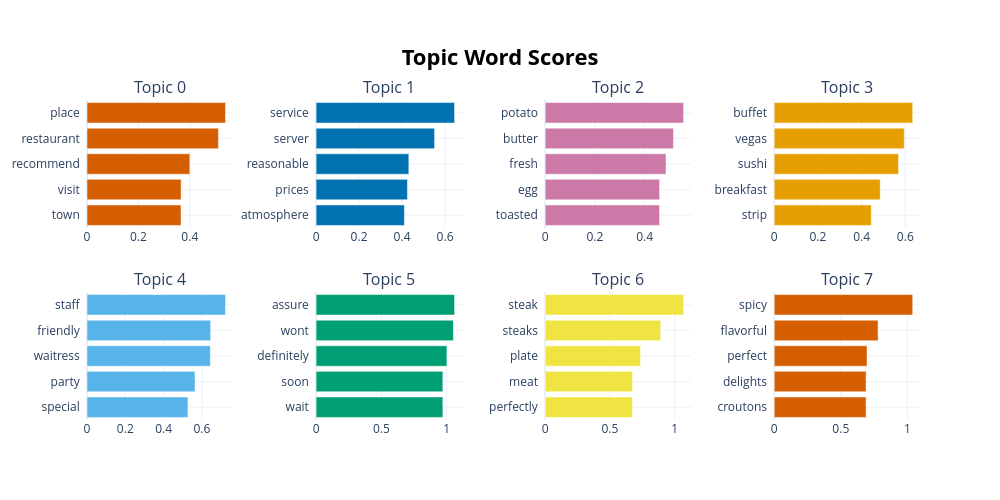

The notebook cell this image was saved under:
### Code cell
model_bert.visualize_barchart()
#fig.write_html("path/to/file.html")

### Figure 1 — Plotly figure (JSON) as saved in the notebook; plotly's stock layout.template omitted (floating-point values rounded to 4 significant figures)
{"data": [{"marker": {"color": "#D55E00"}, "orientation": "h", "type": "bar", "x": [0.3658, 0.3661, 0.4, 0.5114, 0.5388], "xaxis": "x", "y": ["town  ", "visit  ", "recommend  ", "restaurant  ", "place  "], "yaxis": "y"}, {"marker": {"color": "#0072B2"}, "orientation": "h", "type": "bar", "x": [0.4108, 0.425, 0.4315, 0.5511, 0.6442], "xaxis": "x2", "y": ["atmosphere  ", "prices  ", "reasonable  ", "server  ", "service  "], "yaxis": "y2"}, {"marker": {"color": "#CC79A7"}, "orientation": "h", "type": "bar", "x": [0.4598, 0.4598, 0.4856, 0.5155, 0.5564], "xaxis": "x3", "y": ["toasted  ", "egg  ", "fresh  ", "butter  ", "potato  "], "yaxis": "y3"}, {"marker": {"color": "#E69F00"}, "orientation": "h", "type": "bar", "x": [0.4444, 0.4853, 0.5689, 0.5952, 0.634], "xaxis": "x4", "y": ["strip  ", "breakfast  ", "sushi  ", "vegas  ", "buffet  "], "yaxis": "y4"}, {"marker": {"color": "#56B4E9"}, "orientation": "h", "type": "bar", "x": [0.5271, 0.5639, 0.6439, 0.6459, 0.7231], "xaxis": "x5", "y": ["special  ", "party  ", "waitress  ", "friendly  ", "staff  "], "yaxis": "y5"}, {"marker": {"color": "#009E73"}, "orientation": "h", "type": "bar", "x": [0.9713, 0.9713, 1.002, 1.052, 1.061], "xaxis": "x6", "y": ["wait  ", "soon  ", "definitely  ", "wont  ", "assure  "], "yaxis": "y6"}, {"marker": {"color": "#F0E442"}, "orientation": "h", "type": "bar", "x": [0.6743, 0.6743, 0.7366, 0.8914, 1.069], "xaxis": "x7", "y": ["perfectly  ", "meat  ", "plate  ", "steaks  ", "steak  "], "yaxis": "y7"}, {"marker": {"color": "#D55E00"}, "orientation": "h", "type": "bar", "x": [0.6901, 0.6901, 0.6972, 0.7802, 1.04], "xaxis": "x8", "y": ["croutons  ", "delights  ", "perfect  ", "flavorful  ", "spicy  "], "yaxis": "y8"}], "layout": {"annotations": [{"font": {"size": 16}, "showarrow": false, "text": "Topic 0", "x": 0.0875, "xanchor": "center", "xref": "paper", "y": 1, "yanchor": "bottom", "yref": "paper"}, {"font": {"size": 16}, "showarrow": false, "text": "Topic 1", "x": 0.3625, "xanchor": "center", "xref": "paper", "y": 1, "yanchor": "bottom", "yref": "paper"}, {"font": {"size": 16}, "showarrow": false, "text": "Topic 2", "x": 0.6375, "xanchor": "center", "xref": "paper", "y": 1, "yanchor": "bottom", "yref": "paper"}, {"font": {"size": 16}, "showarrow": false, "text": "Topic 3", "x": 0.9125, "xanchor": "center", "xref": "paper", "y": 1, "yanchor": "bottom", "yref": "paper"}, {"font": {"size": 16}, "showarrow": false, "text": "Topic 4", "x": 0.0875, "xanchor": "center", "xref": "paper", "y": 0.4, "yanchor": "bottom", "yref": "paper"}, {"font": {"size": 16}, "showarrow": false, "text": "Topic 5", "x": 0.3625, "xanchor": "center", "xref": "paper", "y": 0.4, "yanchor": "bottom", "yref": "paper"}, {"font": {"size": 16}, "showarrow": false, "text": "Topic 6", "x": 0.6375, "xanchor": "center", "xref": "paper", "y": 0.4, "yanchor": "bottom", "yref": "paper"}, {"font": {"size": 16}, "showarrow": false, "text": "Topic 7", "x": 0.9125, "xanchor": "center", "xref": "paper", "y": 0.4, "yanchor": "bottom", "yref": "paper"}], "height": 500, "hoverlabel": {"bgcolor": "white", "font": {"family": "Rockwell", "size": 16}}, "showlegend": false, "title": {"font": {"color": "Black", "size": 22}, "text": "<b>Topic Word Scores", "x": 0.5, "xanchor": "center", "yanchor": "top"}, "width": 1000, "xaxis": {"anchor": "y", "domain": [0, 0.175], "showgrid": true}, "xaxis2": {"anchor": "y2", "domain": [0.275, 0.45], "showgrid": true}, "xaxis3": {"anchor": "y3", "domain": [0.55, 0.725], "showgrid": true}, "xaxis4": {"anchor": "y4", "domain": [0.825, 1], "showgrid": true}, "xaxis5": {"anchor": "y5", "domain": [0, 0.175], "showgrid": true}, "xaxis6": {"anchor": "y6", "domain": [0.275, 0.45], "showgrid": true}, "xaxis7": {"anchor": "y7", "domain": [0.55, 0.725], "showgrid": true}, "xaxis8": {"anchor": "y8", "domain": [0.825, 1], "showgrid": true}, "yaxis": {"anchor": "x", "domain": [0.6, 1], "showgrid": true}, "yaxis2": {"anchor": "x2", "domain": [0.6, 1], "showgrid": true}, "yaxis3": {"anchor": "x3", "domain": [0.6, 1], "showgrid": true}, "yaxis4": {"anchor": "x4", "domain": [0.6, 1], "showgrid": true}, "yaxis5": {"anchor": "x5", "domain": [0, 0.4], "showgrid": true}, "yaxis6": {"anchor": "x6", "domain": [0, 0.4], "showgrid": true}, "yaxis7": {"anchor": "x7", "domain": [0, 0.4], "showgrid": true}, "yaxis8": {"anchor": "x8", "domain": [0, 0.4], "showgrid": true}}}
